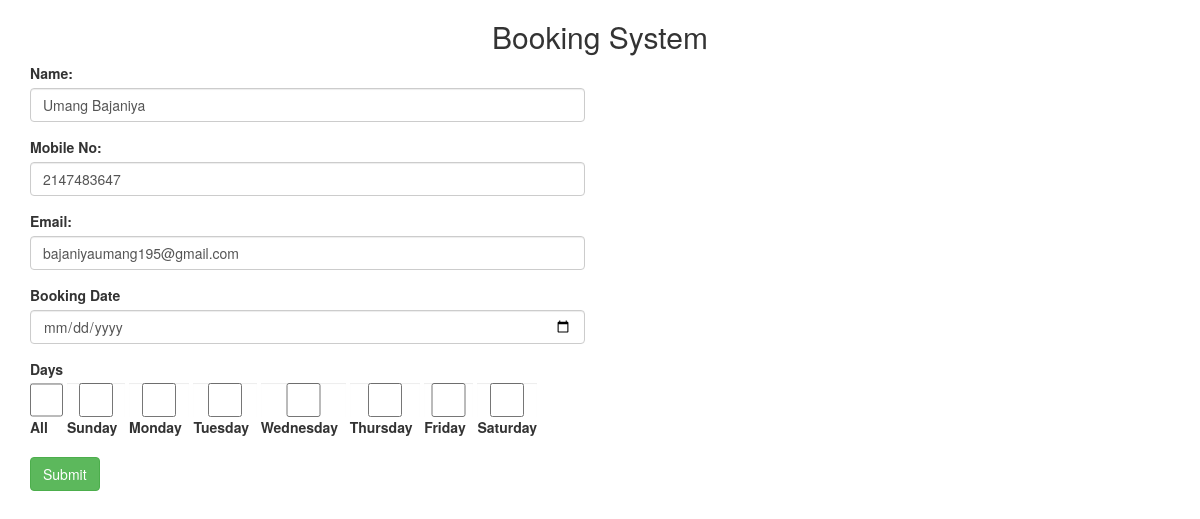
The page /edit.php?id=1 on the database its author committed.
### tables this page shows
CREATE TABLE `booking` (
  `id` int(11) NOT NULL,
  `name` varchar(255) NOT NULL,
  `email` varchar(255) NOT NULL,
  `mobile` varchar(10) NOT NULL,
  `booking_date` date NOT NULL,
  `booking_day` varchar(255) NOT NULL
);

### edit.php (the view, shortened to what this page needs)
<?php
include "database.php";
$id = $_GET['id'];
$m = mysqli_query($conn,"SELECT * FROM booking WHERE id = '$id'");
$check = mysqli_fetch_assoc($m);
?>
<!DOCTYPE html>
<html>
<head>
  <link rel="stylesheet" href="https://maxcdn.bootstrapcdn.com/bootstrap/3.4.1/css/bootstrap.min.css">
</head>
<body>
	<div class="container">
		<div class="heading text-center">
			<h2>Booking System</h2>
		</div>
		<div class="row">
			<form class="col-lg-6 offset-lg-3" action="" method="post">
				<div class="form-group">
					<label for="name">Name:</label>
					<input type="text" name="name" class="form-control" value="<?php echo $check['name'];?>">
				</div>
				<div class="form-group">
					<label for="mobile no">Mobile No:</label>
					<input type="text" name="mobile" class="form-control" value="<?php echo $check['mobile'];?>">
				</div>
				<div class="form-group">
					<label for="email">Email:</label>
					<input type="text" name="email" class="form-control" value="<?php echo $check['email'];?>">
				</div>
				<div class="form-group">
					<label for="date">Booking Date</label>
					<input type="date" name="booking_date" class="form-control" value="<?php echo $check['booking_date'];?>">
				</div>
				<div class="form-group">
					<label for="Days">Days
						<input class="form-control" type="checkbox" name="days" value="all" <?php if($check['booking_day']=="all"){echo "checked";}?>>All &nbsp
					</label>
					<label for="Days">
						<input class="form-control" type="checkbox" name="days" value="sunday" <?php if($check['booking_day']=="sunday"){echo "checked";}?>>Sunday &nbsp
					</label>
					<label for="Days">
						<input class="form-control" type="checkbox" name="days" value="monday" <?php if($check['booking_day']=="monday"){echo "checked";}?>>Monday &nbsp
					</label>
					<label for="Days">
						<input class="form-control" type="checkbox" name="days" value="tuesday" <?php if($check['booking_day']=="tuesday"){echo "checked";}?>>Tuesday &nbsp
					</label>
					<label for="Days">
						<input class="form-control" type="checkbox" name="days" value="wednesday" <?php if($check['booking_day']=="wednesday"){echo "checked";}?>>Wednesday &nbsp
					</label>
					<label for="Days">
						<input class="form-control" type="checkbox" name="days" value="thursday" <?php if($check['booking_day']=="thursday"){echo "checked";}?>>Thursday &nbsp
					</label>
					<label for="Days">
						<input class="form-control" type="checkbox" name="days" value="friday" <?php if($check['booking_day']=="friday"){echo "checked";}?>>Friday &nbsp
					</label>
					<label for="Days">
						<input class="form-control" type="checkbox" name="days" value="saturday" <?php if($check['booking_day']=="saturday"){echo "checked";}?>>Saturday
					</label>
				</div>
				<div class="">
					<button type="submit" value="submit" name="submit" class="btn btn-success">Submit</button>
				</div>
			</form>
		</div>
	</div>
</body>
</html>

### rows shown on the page
booking: name "Umang Bajaniya", mobile "2147483647", email "bajaniyaumang195@gmail.com"
